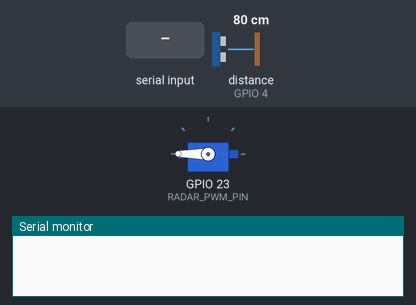
A program run on a simulated ESP32. Shown: servo, the last lines printed to the serial monitor. The test bench sets the inputs (shaded band); at power-on: distance to the obstacle (sensor on GPIO 4) 80 cm. The echo pulse lasts 58.3 µs per cm.

Above: at 1.7 s.
1.8 s: "START\n" received over Serial
At 1.96 s:
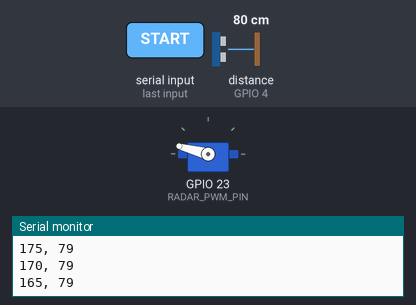
4.8 s: "RESET\n" received over Serial
At 4.94 s:
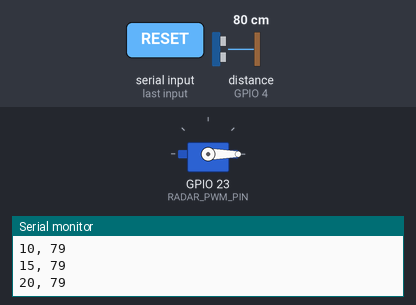
7.8 s: "STOP\n" received over Serial
Timing chart, 0 to 10.8 s (numbered marks = the images above; inputs shaded):
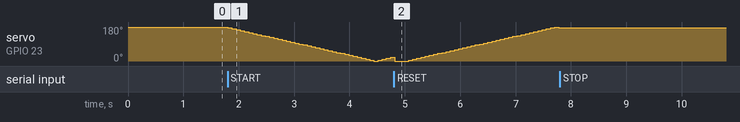

Measured:
- after the input at 7.8 s, servo on GPIO 23 (RADAR_PWM_PIN): stops changing and stays 175°

The program:

main.cpp
```cpp
#include <Arduino.h>
#include <Servo.h>

#define RADAR_PWM_PIN 23

Servo myServo;

int target = 180;
int step = 5;

#define MAX 180
#define MIN 0

#define ECHO 4
#define TRIG 2

void SetTargetAngle(int dgr);
void SetServoStepAngle(int step);

void Reset()
{
  // int val = MIN ? MAX : MIN;
  myServo.write(MAX);
  delay(500);
  SetTargetAngle(MAX);
}

int GetCurrentAngle();

void ResetToClosest()
{
  int val = MIN;
  int angle = GetCurrentAngle();
  if(MAX-angle < angle-MIN)
    val=MAX;

  myServo.write(val);
  delay(250);
  SetTargetAngle(val);
}

void setup() {
  Serial.begin(115200);
  myServo.attach(RADAR_PWM_PIN);

  Reset();

  //
  pinMode(TRIG, OUTPUT);
  pinMode(ECHO, INPUT);
}

long readDistance() {
  digitalWrite(TRIG, LOW);
  delayMicroseconds(2);

  digitalWrite(TRIG, HIGH);
  delayMicroseconds(10);
  digitalWrite(TRIG, LOW);

  long duration = pulseIn(ECHO, HIGH);
  long distance = duration*0.034 / 2; //cm
  return distance;
}

bool stopped = true;
void Stop()
{
  stopped = true;
}

void Start()
{
  stopped = false;
}

int GetCurrentAngle()
{
  return myServo.read();
}

void SetTargetAngle(int dgr)
{
  target = dgr;
}

void loop()
{
  // commands
  if (Serial.available()) {
      String command = "";
      while (Serial.available()) {
        char c = Serial.read(); // read one byte
        if (c == '\n') break;   // stop at newline
        command += c;
      }

      command.trim();
      if (command == "RESET") ResetToClosest();
      if (command == "STOP") Stop();
      if (command == "START") Start();
    }

  if(stopped)
    return;

  int currentAngle = myServo.read();
  if(currentAngle == MAX) SetTargetAngle(MIN);
  else if(currentAngle == MIN) SetTargetAngle(MAX);

  int step =5;
  int newAngle = currentAngle;

  if(currentAngle < target)
    newAngle += step;

  else if(currentAngle > target)
    newAngle -= step;

  newAngle=constrain(newAngle, MIN, MAX);
  myServo.write(newAngle);
  Serial.printf("%d, %ld\n", myServo.read(), readDistance());
  delay(70);
}
```
